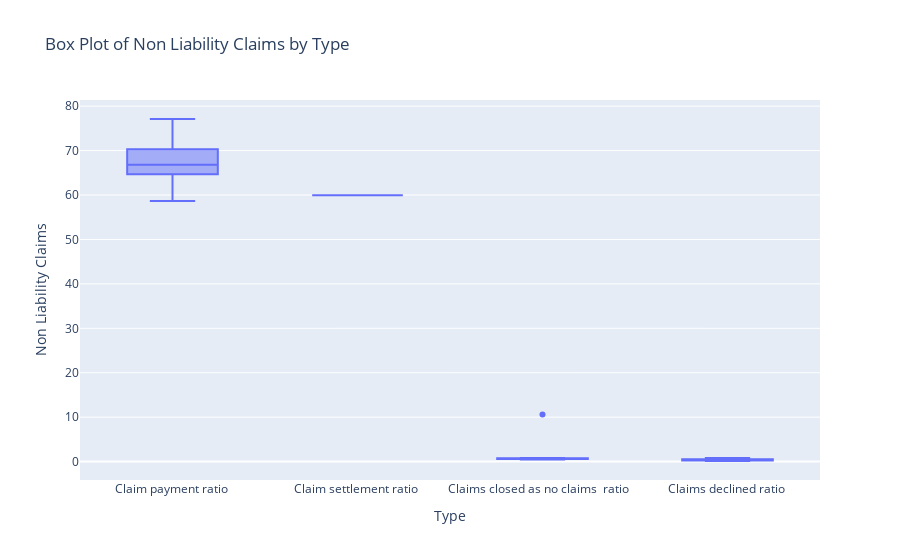

Notebook source saved alongside this figure:
### Code cell
import plotly.express as px
import pandas as pd

# Create a box plot
fig = px.box(
    df_panel, x='Type', y='Non Liability Claims ',
    title='Box Plot of Non Liability Claims by Type'
)

# Customize the layout (optional)
fig.update_layout(
    xaxis_title='Type',
    yaxis_title='Non Liability Claims',
)

# Show the plot
fig.show()

### Figure 1 — Plotly figure (JSON) as saved in the notebook; plotly's stock layout.template omitted (floating-point values rounded to 4 significant figures)
{"data": [{"alignmentgroup": "True", "hovertemplate": "Type=%{x}<br>Non Liability Claims =%{y}<extra></extra>", "legendgroup": "", "marker": {"color": "#636efa"}, "name": "", "notched": false, "offsetgroup": "", "orientation": "v", "showlegend": false, "type": "box", "x": ["Claim payment ratio ", "Claim payment ratio ", "Claim payment ratio ", "Claim payment ratio ", "Claim payment ratio ", "Claim payment ratio ", "Claim payment ratio ", "Claim payment ratio ", "Claim payment ratio ", "Claim payment ratio ", "Claim payment ratio ", "Claim payment ratio ", "Claim payment ratio ", "Claim payment ratio ", "Claim settlement ratio ", "Claims closed as no claims  ratio   ", "Claims closed as no claims  ratio   ", "Claims closed as no claims  ratio   ", "Claims closed as no claims  ratio   ", "Claims closed as no claims  ratio   ", "Claims closed as no claims  ratio   ", "Claims closed as no claims  ratio   ", "Claims closed as no claims  ratio   ", "Claims closed as no claims  ratio   ", "Claims closed as no claims  ratio   ", "Claims closed as no claims  ratio   ", "Claims closed as no claims  ratio   ", "Claims closed as no claims  ratio   ", "Claims closed as no claims  ratio   ", "Claims closed as no claims  ratio   ", "Claims declined ratio ", "Claims declined ratio ", "Claims declined ratio ", "Claims declined ratio ", "Claims declined ratio ", "Claims declined ratio ", "Claims declined ratio ", "Claims declined ratio ", "Claims declined ratio ", "Claims declined ratio ", "Claims declined ratio ", "Claims declined ratio ", "Claims declined ratio ", "Claims declined ratio ", "Claims declined ratio "], "x0": " ", "xaxis": "x", "y": [64.71, 58.67, 66.23, 67.36, 71.4, 69.95, 69.76, 64.22, 70.35, 70.31, 64.67, 65.76, 64.55, 77.11, 59.97, 0.5307, 10.62, 0.8189, 0.7402, 0.6313, 0.7959, 0.6095, 0.6746, 0.6718, 0.6412, 0.4904, 0.7384, 0.5786, 0.6657, 0.5835, 0.2511, 0.3567, 0.5456, 0.5167, 0.5194, 0.5522, 0.8396, 0.298, 0.2733, 0.17, 0.1853, 0.2538, 0.5164, 0.1366, 0.2875], "y0": " ", "yaxis": "y"}], "layout": {"boxmode": "group", "legend": {"tracegroupgap": 0}, "title": {"text": "Box Plot of Non Liability Claims by Type"}, "xaxis": {"anchor": "y", "domain": [0, 1], "title": {"text": "Type"}}, "yaxis": {"anchor": "x", "domain": [0, 1], "title": {"text": "Non Liability Claims"}}}}
